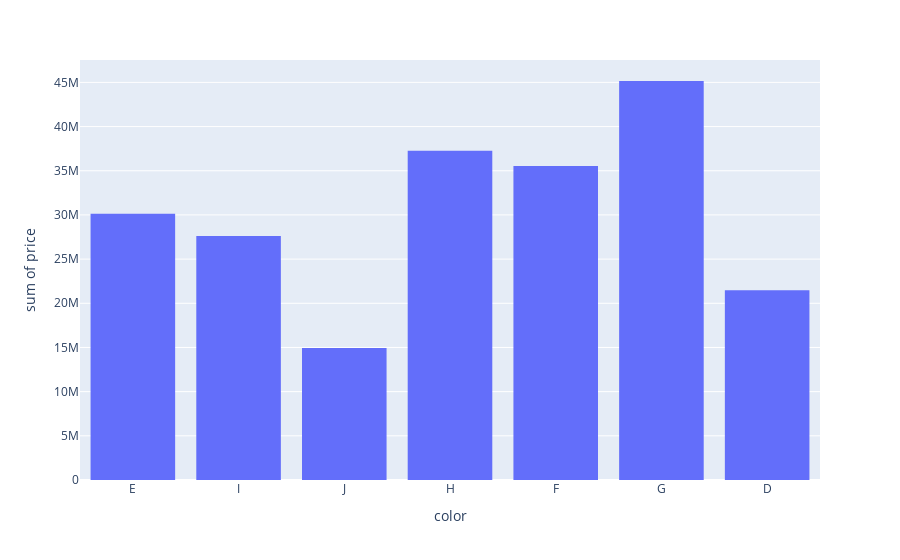

Notebook code for this chart:
### Markdown cell above
<table align="left">
    <tr>
        <td width="6%">
            <img src="question_icon.png">
        </td>
        <td>
            <div align="left", style="font-size:120%">
                <font color="#21618C">
                    <b> 16. Use the 'diamonds' data set from seaborn to plot the histogram of price by colors
                    </b>
                </font>
            </div>
        </td>
    </tr>
</table>

### Code cell
df16=sns.load_dataset('diamonds')
f=px.histogram(data_frame=df16,x='color',y='price')
f.show()

### Figure 1 — Plotly figure (JSON) as saved in the notebook; plotly's stock layout.template omitted (floating-point values rounded to 4 significant figures; data arrays with more than 128 entries replaced by an {"elided": "..."} marker saying what was removed)
{"data": [{"alignmentgroup": "True", "bingroup": "x", "histfunc": "sum", "hovertemplate": "color=%{x}<br>sum of price=%{y}<extra></extra>", "legendgroup": "", "marker": {"color": "#636efa"}, "name": "", "offsetgroup": "", "orientation": "v", "showlegend": false, "type": "histogram", "x": {"elided": "53940 str values"}, "xaxis": "x", "y": {"elided": "53940 int values"}, "yaxis": "y"}], "layout": {"barmode": "relative", "legend": {"tracegroupgap": 0}, "margin": {"t": 60}, "xaxis": {"anchor": "y", "domain": [0, 1], "title": {"text": "color"}}, "yaxis": {"anchor": "x", "domain": [0, 1], "title": {"text": "sum of price"}}}}
